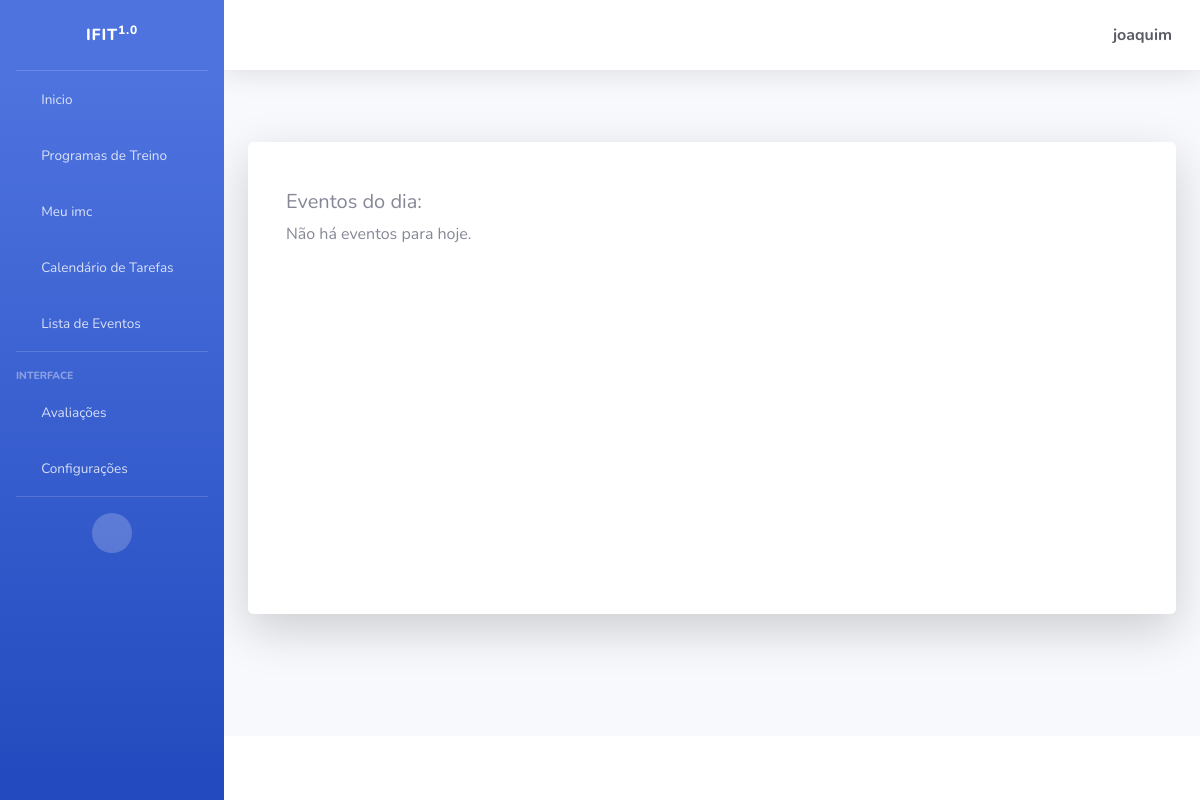
The app's page /Calendar/ (signed in), older data.
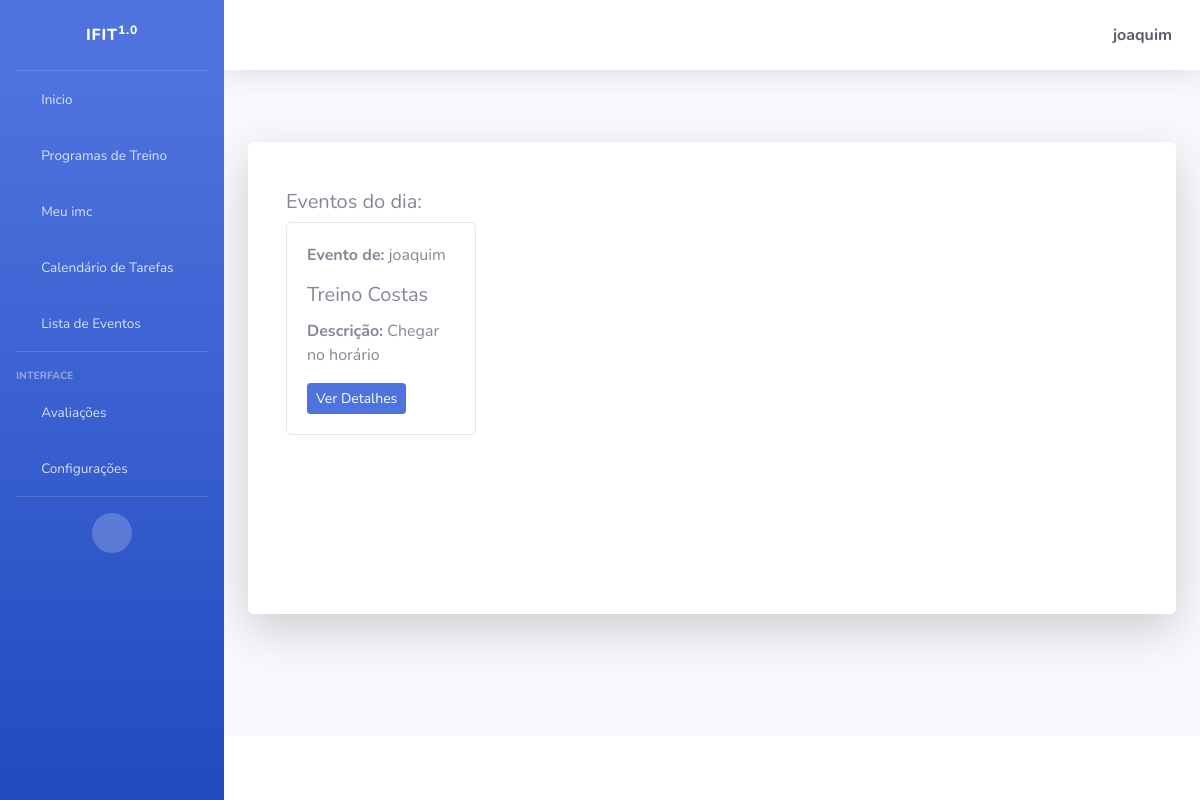
The same page, newer data.
### tasks/models.py (models this page shows, shortened)
class Task(models.Model):
    id = models.BigAutoField(primary_key=True)
    title = models.CharField(max_length=255)
    description = models.TextField()
    start_date = models.DateField()
    end_date = models.DateField()
    total_subs = models.PositiveIntegerField(default=0)
    subs = models.PositiveIntegerField(default=0)
    start_time = models.TimeField()
    end_time = models.TimeField()
    usuario = models.ForeignKey(User, on_delete=models.CASCADE)
    created_at = models.DateTimeField(auto_now_add=True)
    updated_at = models.DateTimeField(auto_now=True)

### tasks/views.py (the view)
# urls.py: path('Calendar/', CalendarView.as_view(), name='calendar'),
class CalendarView(TemplateView):
    template_name = 'tasks/calendar.html'
    def get_context_data(self, **kwargs):
        context = super().get_context_data(**kwargs)
        today = timezone.localdate()
        user = self.request.user
        is_authenticated = user.is_authenticated
        if user.is_superuser:
            events_today = Task.objects.filter(start_date__lte=today, end_date__gte=today)
        elif not is_authenticated:
            events_today = Task.objects.none()
        else:
            events_today = Task.objects.filter(usuario=user, start_date__lte=today, end_date__gte=today)
        context['events_today'] = events_today
        return context

### tasks/templates/tasks/calendar.html (shortened to what this page needs)
{% extends 'paginas/index.html' %}
{% load static %}
{% block conteudo %}
<div class="container-fluid mt-4">
    <div class="row" id="calendar-container">
        <div class="col-md-3 mb-3" id="events-column">
            <h5>Eventos do dia:</h5>
            {% for event in events_today %}
                <div class="card mb-2">
                    <div class="card-body">
                        <p class="card-text"><strong>Evento de:</strong> {{ event.usuario.username }}</p>
                        <h5 class="card-title">{{ event.title }}</h5>
                        <p class="card-text"><strong>Descrição:</strong> {{ event.description }}</p>
                        <a href="/task/{{ event.id }}" class="btn btn-primary btn-sm">Ver Detalhes</a>
                    </div>
                </div>
            {% empty %}
                <p class="text-muted">Não há eventos para hoje.</p>
            {% endfor %}
        </div>
        <div class="col-md-9" id="calendar-column">
            <div id="calendar"></div>
        </div>
    </div>
</div>
{% endblock %}

Row changes from the older to the newer data that the page shows:
added Task: usuario.username "joaquim", title "Treino Costas", description "Chegar no horário"
Text that changed along with them:
text no longer shown: "Não há eventos para hoje."
